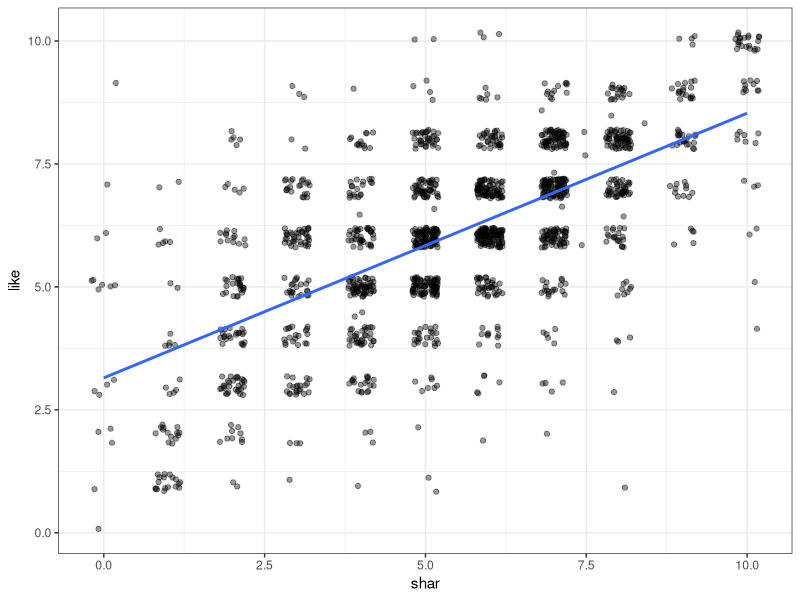
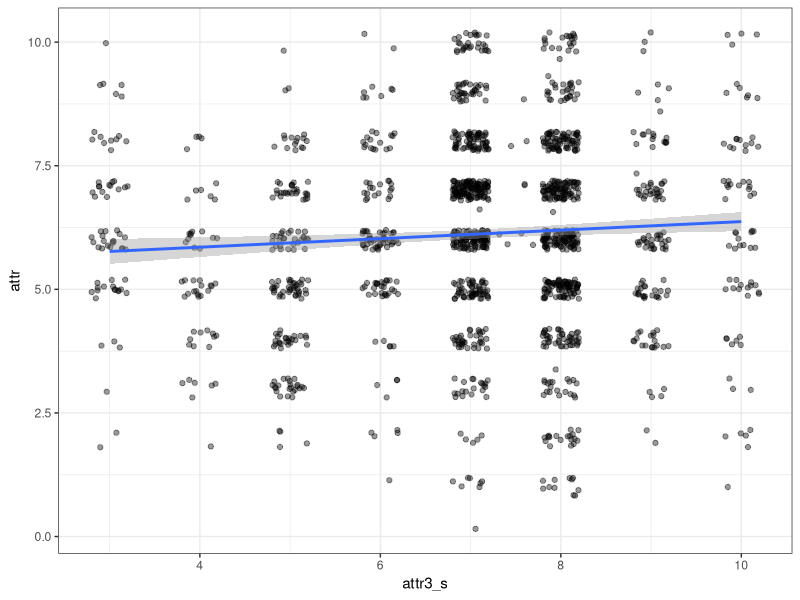

Recreate these plots in R, in order.
## ---- chunk 1
knitr::opts_chunk$set(echo = TRUE)
library(tidyverse)
library(broom)
theme_set(theme_bw())
## ---- chunk 2
dates <- read_csv("speed-dating.csv")
dates <- na.omit(dates)
dates$attr3_s = as.numeric(as.character(dates$attr3_s))
## ---- chunk 3
ggplot(dates, aes(x = shar, y = like)) + 
  geom_jitter(alpha = 0.4, width = 0.2) + geom_smooth(method = "lm", se = FALSE)
## ---- chunk 4
mod <- lm(like ~ shar, data = dates)

confint(mod)

tidy(mod, conf.int = TRUE)
glance(mod) 
## ---- chunk 5
ggplot(dates, aes(x = attr3_s, y = attr)) + 
  geom_jitter(alpha = 0.4, width = 0.2) + geom_smooth(method = "lm")

mod <- lm(attr ~ attr3_s, data = dates)

summary(mod)
confint(mod)

tidy(mod, conf.int = TRUE)
glance(mod) 
